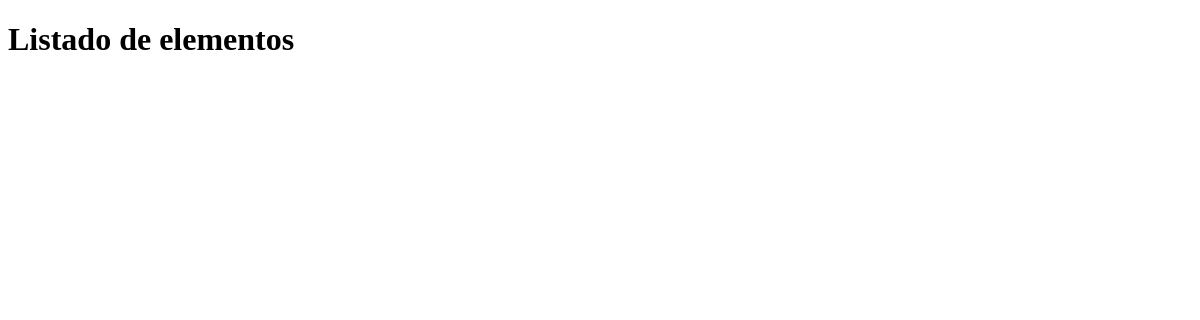
Page /elementos/ on the earlier database version.
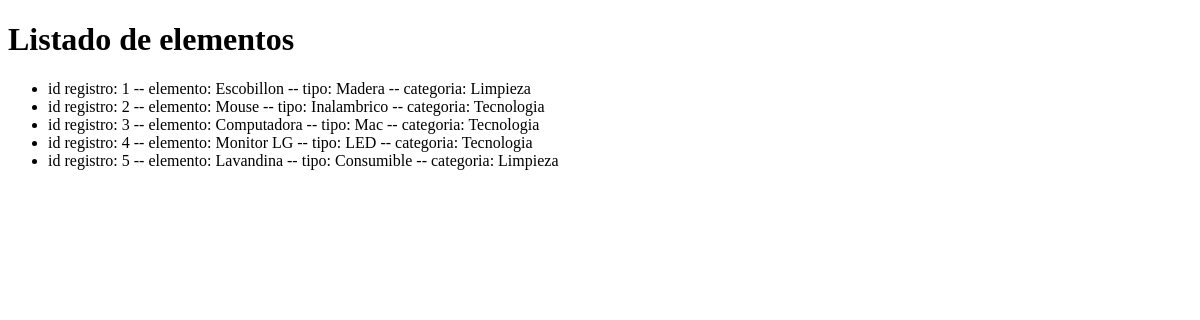
Same page on the later database version.
### tercera_pre_entrega/models.py (models this page shows)
class Elementos(models.Model):
    elemento = models.TextField(max_length=50)
    tipo = models.TextField(max_length=50)
    categoria = models.TextField(max_length=50)
    def __str__(self):
        return f"id registro: {self.id} -- elemento: {self.elemento} -- tipo: {self.tipo} -- categoria: {self.categoria}"

### tercera_pre_entrega/views.py (the view)
# urls.py: path('elementos/',mostrar_elementos, name = "elementos"),
def mostrar_elementos(request):
    elementos = Elementos.objects.all()
    total_elementos = len(elementos)
    context = {
        "elementos": elementos,
        "total_elementos":total_elementos,
        "form": ElementosForm(),
    }
    return render(request, "tercera_pre_entrega/elementos.html", context)

### tercera_pre_entrega/templates/tercera_pre_entrega/elementos.html (shortened to what this page needs)
{% extends 'tercera_pre_entrega/base.html'%}
{%block titulo%} Listado de elementos {%endblock%}
{%block listado%}
    <ul>
        {%  for elemento in elementos %}
            <li>{{elemento}}</li>
        {% endfor %}
    </ul>
{% endblock %}

Differences in the rows shown:
added Elementos: id+elemento+tipo "id registro: 1 -- elemento: Escobillon -- tipo: Madera -- categoria: Limpieza"
added Elementos: id+elemento+tipo "id registro: 2 -- elemento: Mouse -- tipo: Inalambrico -- categoria: Tecnologia"
added Elementos: id+elemento+tipo "id registro: 3 -- elemento: Computadora -- tipo: Mac -- categoria: Tecnologia"
added Elementos: id+elemento+tipo "id registro: 4 -- elemento: Monitor LG -- tipo: LED -- categoria: Tecnologia"
added Elementos: id+elemento+tipo "id registro: 5 -- elemento: Lavandina -- tipo: Consumible -- categoria: Limpieza"
